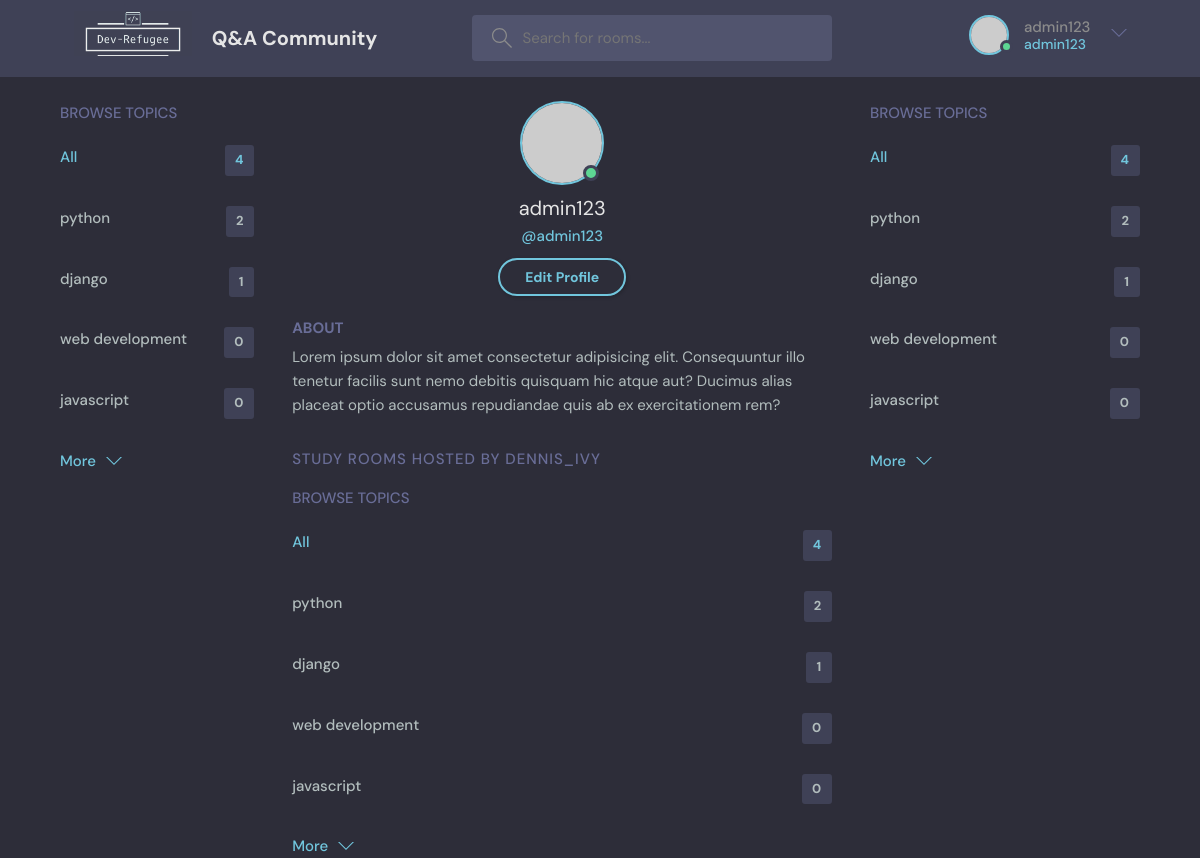
/profile/1/ (signed in), run on the app's committed database.
### base/models.py (models this page shows, shortened)
class Topic(models.Model):
    name = models.CharField(max_length=200)

### base/views.py (the view)
def userProfile(request, pk):
    user = User.objects.get(id=pk)
    rooms = user.room_set.all()
    room_messages = user.message_set.all()
    topics = Topic.objects.all()
    context = {'user': user, 'rooms': rooms, 'room_messages': room_messages, 'topics': topics}
    return render(request, 'base/profile.html', context)

### base/templates/base/profile.html
{% extends 'main.html' %}
{% block content %}
  <main class="profile-page layout layout--3">
    <div class="container">
      {% include 'base/topics_component.html' %}
      <div class="roomList">
        <div class="profile">
          <div class="profile__avatar">
            <div class="avatar avatar--large active">
              <img src="https://randomuser.me/api/portraits/men/11.jpg" />
            </div>
          </div>
          <div class="profile__info">
            <h3>{{user.username}}</h3>
            <p>@{{user.username}}</p>
            <a href="edit-user.html" class="btn btn--main btn--pill">Edit Profile</a>
          </div>
          <div class="profile__about">
            <h3>About</h3>
            <p>
              Lorem ipsum dolor sit amet consectetur adipisicing elit. Consequuntur illo tenetur
              facilis sunt nemo debitis quisquam hic atque aut? Ducimus alias placeat optio
              accusamus repudiandae quis ab ex exercitationem rem?
            </p>
          </div>
        </div>
        <div class="roomList__header">
          <div>
            <h2>Study Rooms Hosted by dennis_ivy</a>
            </h2>
          </div>
        </div>
        {% include 'base/topics_component.html' %}
      </div>
      {% include 'base/topics_component.html' %}
    </div>
  </main>
{% endblock content %}

### templates/navbar.html (shortened to what this page needs)
{% load static %}
<header class="header header--loggedIn">
    <div class="container">
      <a href="{% url 'home' %}" class="header__logo">
        <img id="dev_logo" src="{% static 'images/dev_logo.png' %}" />
        <h1>Q&A Community</h1>
      </a>
      <form class="header__search" method="GET" action="{% url 'home' %}">
        <label>
          <input type="text" name="q" placeholder="Search for rooms..." />
        </label>
      </form>
      <nav class="header__menu">
        {% if request.user.is_authenticated %}
        <div class="header__user">
          <a href="profile.html">
            <div class="avatar avatar--medium active">
              <img src="https://randomuser.me/api/portraits/men/37.jpg" />
            </div>
            <p>{{request.user.username}}<span>{{request.user.username}}</span></p>
          </a>
          <button class="dropdown-button">
            <svg version="1.1" xmlns="http://www.w3.org/2000/svg" width="32" height="32" viewBox="0 0 32 32">
              <title>chevron-down</title>
              <path d="M16 21l-13-13h-3l16 16 16-16h-3l-13 13z"></path>
            </svg>
          </button>
        </div>
        {% else %}
        <a href="{% url 'login' %}">
            <img src="{% static 'images/avatar.svg' %}" />
            <p>Login<p>
        </a>
        {% endif %}
      </nav>
    </div>
  </header>

### base/templates/base/topics_component.html
<div class="topics">
    <div class="topics__header">
      <h2>Browse Topics</h2>
    </div>
    <ul class="topics__list">
      <li>
        <a href="{% url 'home' %}" class="active">All <span>{{topics.count}}</span></a>
      </li>
      {% for topic in topics %}
      <li>
        <a href="{% url 'home' %}? q={{topic.name}}">{{topic.name}}<span>{{topic.room_set.all.count}}</span></a>
      </li>
      {% endfor %}
    </ul>
    <a class="btn btn--link" href="topics.html">
      More
      <svg version="1.1" xmlns="http://www.w3.org/2000/svg" width="32" height="32" viewBox="0 0 32 32">
        <title>chevron-down</title>
        <path d="M16 21l-13-13h-3l16 16 16-16h-3l-13 13z"></path>
      </svg>
    </a>
  </div>

### data on the page
Topic: name "python", room_set.all.count "2"
Topic: name "django", room_set.all.count "1"
Topic: name "web development", room_set.all.count "0"
Topic: name "javascript", room_set.all.count "0"

### other printed values
{{ request.user.username }} "admin123"
{{ topics.count }} "4 4 4"
{{ user.username }} "admin123"
